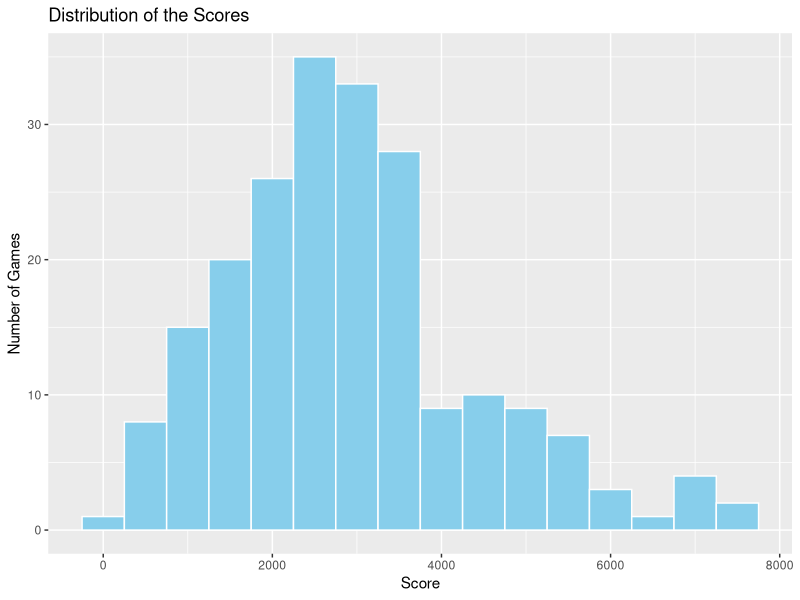
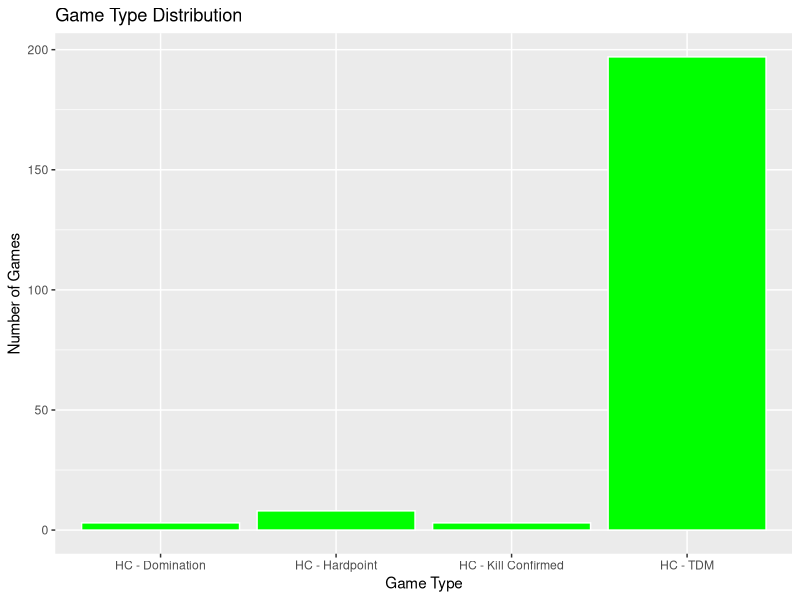
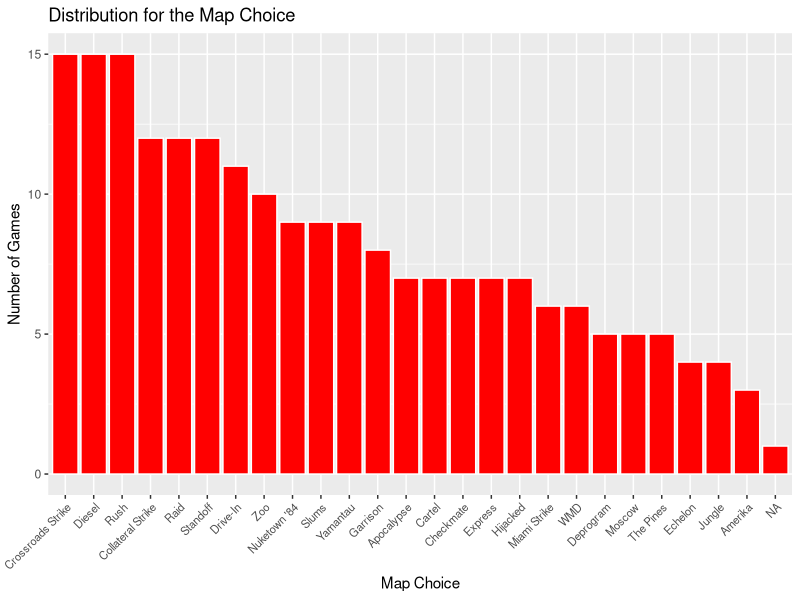
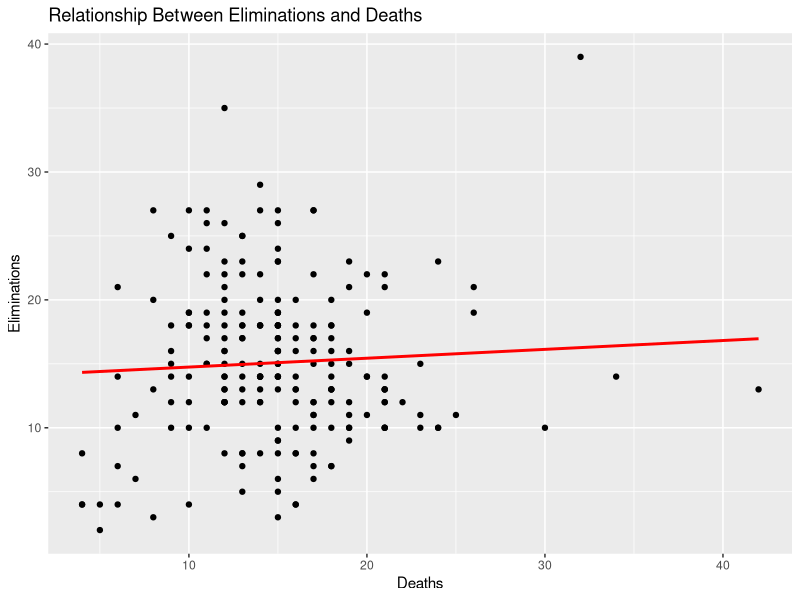

These charts were generated, in order, by the following R code:
## ---- chunk 1
knitr::opts_chunk$set(echo = TRUE)
## ---- chunk 2
rm(list = ls())
library(tidyverse)
library(readxl)
library(kableExtra)
library(forcats)

cod <- read_excel("CODGames2_mp.xlsx", 
  col_types = c("text", "text", "text", 
  "text", "date", "text", "text", "numeric", 
  "numeric", "numeric", "numeric", 
  "numeric", "text", "text", "text", 
  "text", "numeric", "numeric", "numeric", 
  "numeric", "numeric", "numeric", 
  "numeric", "numeric", "numeric", 
  "numeric", "numeric"))

## ---- chunk 3
sapply(cod, function(x) sum(is.na(x)))
## ---- chunk 4
apply(cod, 1, function(x) sum(is.na(x)))
## ---- chunk 5
cod %>% summarize(
  "NA count" = sum(is.na(Score))
  )
## ---- chunk 6
cod %>% summarize(
  min = min(Score),
  first_quartile = quantile(Score, .25),
  median = median(Score),
  third_quartile = quantile(Score, .75),
  max = max(Score),
  sd = sd(Score)
  ) %>% kable(
    caption = "Summary Statistics for Score",
    digits = 2,
    col.names = c("Min", "1st Quartile", "Median", "3rd Quartile", "Max", "Standard Deviation"),
    align = "c"
  ) %>% kable_styling(
    bootstrap_options = c("striped", "condensed"),
    full_width = FALSE,
    position = "center"
  )
## ---- chunk 7
cod %>% ggplot(
  mapping = aes(x = Score)) +
  geom_histogram(
    binwidth = 500,
    color = "White",
    fill = "skyblue") +
  labs(
    x = "Score",
    y = "Number of Games",
    title = "Distribution of the Scores"
  )
## ---- chunk 8
cod %>% summarize(
  "NA count" = sum(is.na(GameType))
  )
## ---- chunk 9
cod %>% group_by(
  GameType
  ) %>%
  summarize(
    Proportion = n()/nrow(cod) 
    ) %>% arrange(
    desc(Proportion)
  ) %>% kable(
    caption = "Frequency Proportions for Game Type",
    digits = 2,
    col.names = c("Game Type", "Proportion")
  ) %>% kable_styling(
    bootstrap_options = c("striped", "condensed"),
    full_width = FALSE,
    position = "center"
  )
## ---- chunk 10
cod %>% ggplot(
  mapping = aes(x = GameType)
) +
  geom_bar( 
    color = "White",
    fill = "green") +
  labs(
    x = "Game Type",
    y = "Number of Games",
    title = "Game Type Distribution"
  )
## ---- chunk 11
cod %>% summarize(
  "NA count" = sum(is.na(Choice))
  )
## ---- chunk 12
cod2 <- #Filters out the NA value
  cod %>% 
  filter(!is.na(Choice)) #From 211 obs. to 210
## ---- chunk 13
cod2 %>% group_by(
  Choice
  ) %>%
  summarize(
    Proportion = n()/nrow(cod2)
  ) %>% arrange(
    desc(Proportion)
  ) %>% kable(
    caption = "Frequency Proportions for Choice",
    digits = 2,
    col.names = c("Choice", "Proportion")
  ) %>% kable_styling(
    bootstrap_options = c("striped", "condensed"),
    full_width = FALSE,
    position = "center"
  )
## ---- chunk 14
cod %>% arrange(
  desc(Choice)
  ) %>% ggplot(
  mapping = aes(x = fct_infreq(Choice, ordered = TRUE))
) +
  geom_bar( 
    color = "White",
    fill = "red") +
  labs(
    x = "Map Choice",
    y = "Number of Games",
    title = "Distribution for the Map Choice"
  ) +
  theme(axis.text.x = element_text(angle = 45, hjust = 1, size = 8)) #Researched to shrink text size
## ---- chunk 15
cod %>% summarize(
  min = min(Eliminations),
  first_quartile = quantile(Eliminations, .25),
  median = median(Eliminations),
  third_quartile = quantile(Eliminations, .75),
  max = max(Eliminations),
  sd = sd(Eliminations)
  ) %>% kable(
    caption = "Summary Statistics for Eliminations",
    digits = 2,
    col.names = c("Min", "1st Quartile", "Median", "3rd Quartile", "Max", "Standard Deviation"),
    align = "c"
  ) %>% kable_styling(
    bootstrap_options = c("striped", "condensed"),
    full_width = FALSE,
    position = "center"
  )
## ---- chunk 16
cod %>% summarize(
  min = min(Deaths),
  first_quartile = quantile(Deaths, .25),
  median = median(Deaths),
  third_quartile = quantile(Deaths, .75),
  max = max(Deaths),
  sd = sd(Deaths)
  ) %>% kable(
    caption = "Summary Statistics for Deaths",
    digits = 2,
    col.names = c("Min", "1st Quartile", "Median", "3rd Quartile", "Max", "Standard Deviation"),
    align = "c"
  ) %>% kable_styling(
    bootstrap_options = c("striped", "condensed"),
    full_width = FALSE,
    position = "center"
  )
## ---- chunk 17
cod %>%  #The most common relationship in video games, Kill-Death Ratio (kdr)
  summarize(
    kdr = mean(Eliminations / Deaths, na.rm = TRUE)
  )
## ---- chunk 18
cod %>% 
  ggplot(aes(x = Deaths, y = Eliminations)) +
  geom_point(color = "black") +
  geom_smooth(method = "lm", se = FALSE, color = "red") +
  labs(
    x = "Deaths",
    y = "Eliminations",
    title = "Relationship Between Eliminations and Deaths"
  )
## ---- chunk 19
cod <- cod %>%
  separate(Result, into = c("player_score", "other_score"), sep = "-", convert = TRUE) %>%
  mutate(
    Win = ifelse(player_score > other_score, 1, 0),
    Loss = ifelse(player_score < other_score, 1, 0),
    Draw = ifelse(player_score == other_score, 1, 0)
  ) 

cod %>%
  summarise(
    win_proportion = mean(Win),
    loss_proportion = mean(Loss),
    draw_proportion = mean(Draw)
  )
## ---- chunk 20
cod <- cod %>%
  select(Win, Eliminations, Deaths) %>%
  na.omit()

model <- glm(Win ~ Eliminations + Deaths, family = binomial, data = cod)

summary(model)
## ---- chunk 21
exp(.07082)
exp(-.10076)
## ---- chunk 22
confint(model)
